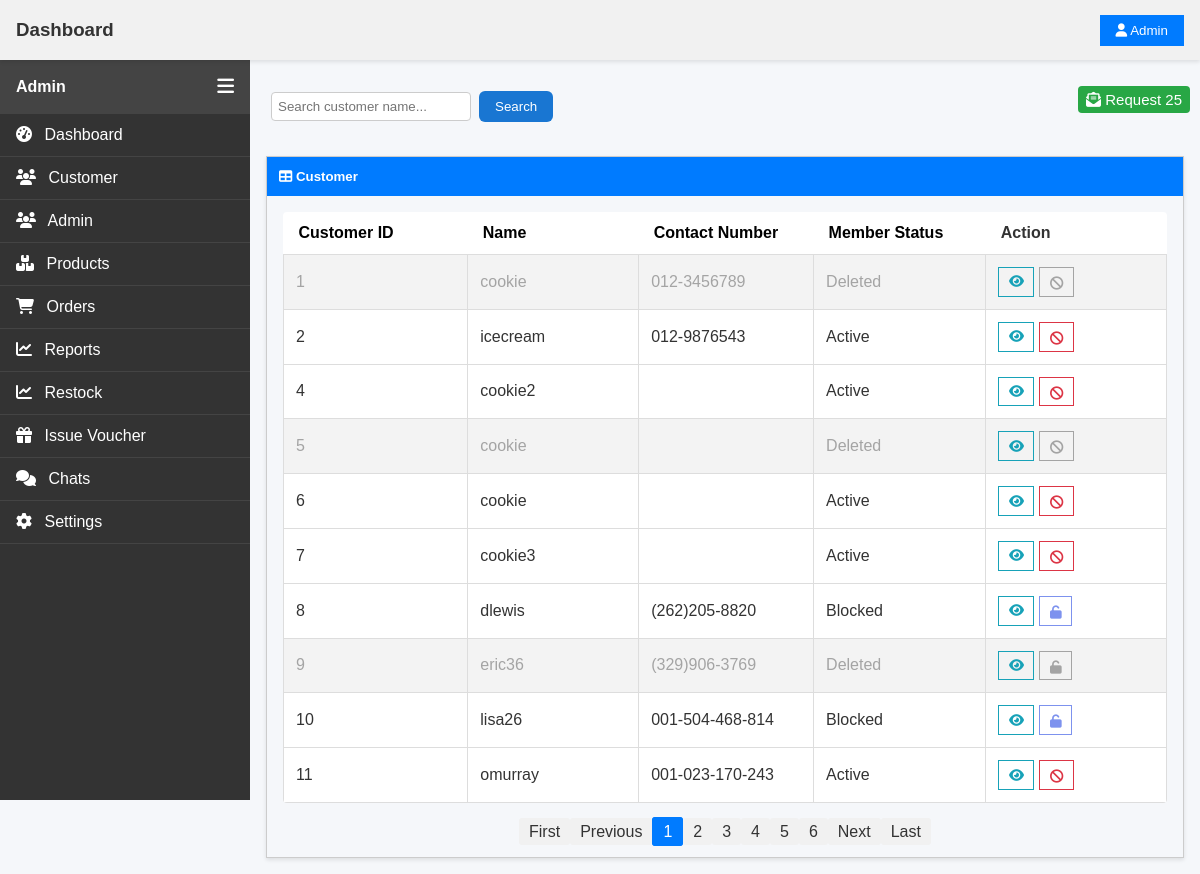
/pages/admin/view_customer.php (signed in), run on the app's committed database.
### tables this page shows
CREATE TABLE `user` (
  `userID` int(11) NOT NULL,
  `username` varchar(255) NOT NULL,
  `passwordHash` varchar(255) NOT NULL,
  `address` text DEFAULT NULL,
  `birthdate` date DEFAULT NULL,
  `email` varchar(255) NOT NULL,
  `emailVerified` tinyint(1) NOT NULL DEFAULT 0 COMMENT 'tinyint(1) is the same as boolean. 0 is false, 1 is true.',
  `phoneNo` varchar(15) DEFAULT NULL,
  `gender` enum('F','M','R') NOT NULL DEFAULT 'R' COMMENT 'F: Female. \r\nM: Male.\r\nR: Rather not say',
  `profilePic` varchar(255) DEFAULT NULL,
  `bio` varchar(1000) DEFAULT NULL,
  `memberStatus` enum('Active','Blocked') NOT NULL DEFAULT 'Active' COMMENT 'Active: regular registered user. Blocked: barred from admin from logging in.',
  `isDeleted` tinyint(1) NOT NULL DEFAULT 0 COMMENT 'tinyint(1) is the same as boolean. 0 is false, 1 is true.'
);

### pages/admin/view_customer.php (the view, shortened to what this page needs)
<?php
require '../../_base.php';
require_once  "../admin/main.php";
?>
<?php
$fields = [
    'userID' => 'Customer ID',
    'username' => 'Name',
    'phoneNo' => 'Contact Number',
    'memberStatus' => 'Member Status'
];
$username = $_GET['username'] ?? '';
$sort = req('sort');
key_exists($sort,$fields)||$sort='userID';
$dir = req('dir');
in_array($dir,['asc','desc'])||$dir='asc';
$page = req('page', 1);
require_once '../../Pager.php';
$p = new Pager("SELECT * FROM user WHERE username like ? ORDER BY $sort $dir", ["%$username%"], 10, $page);
$arr = $p->result;
$stmA = $_db->prepare("SELECT COUNT(*) AS TotalRequest FROM blockeduser WHERE role ='user' AND status='request'");
$stmA->execute();
$resultA = $stmA->fetch();
?>
<div class="main-content" style="  margin-left: var(--sidebar-width);
margin-top: 50px;
padding: 1rem;">
<div class="searchBar" style="display:flex;">
    <div>
<form class="search-box" method="get">
    <?= html_search('username', 'Search customer name...', 'padding: 6px; border-radius: 4px; border: 1px solid #ccc; width: 200px;') ?>
    <button  type="submit">Search</button>
    </form>
    </div>
    <div style="position: absolute; right: 0;">
    <a href="/pages/admin/view_customer_request.php" class="btn-add"><i class="fa-solid fa-envelope-open-text"></i> Request <?= htmlspecialchars($resultA->TotalRequest) ?></a>
    </div>
</div>
    <div class="container-table">
        <div class="tb-title">
            <h5 style="margin: 0;"><i class="fas fa-table"></i> Customer </h5>
        </div>
        <div style="padding: 1rem;">
            <table class="tb">
                <tr>
        <th>Action</th>
                </tr>
                <?php foreach ($arr as $c): ?>
                    <tr class="row <?php if ($c->isDeleted == 1) echo 'deletedAccount' ?>">
                        <td class="content td"><?= $c->userID ?></td>
                        <td class="content td"><?= $c->username ?></td>
                        <td class="content td"><?= $c->phoneNo ?></td>
                        <td class="content td"><?= $c->isDeleted == 1 ? 'Deleted' : $c->memberStatus ?></td>
                        <td class="content td">
                            <div class="action">
                                <button class="action-btn-details" data-get="customer_detail.php?userID=<?= $c->userID ?>"><i class="fas fa-eye"></i></button>
                                <?php if ($c->memberStatus=='Active'): ?>
                                <button <?php if ($c->isDeleted == 1) echo 'disabled' ?>onclick="playSound()" class="action-btn-delete" data-post="/pages/admin/blockCustomer.php?userID=<?= $c->userID ?>" data-confirm="Are you sure you want to block this user?"><i class="fas fa-ban"></i></button>
                                <?php endif ?>
                                <?php if ($c->memberStatus=='Blocked'): ?>
                                <button <?php if ($c->isDeleted == 1) echo 'disabled' ?>onclick="playSound()" class="action-btn-unblocked" data-post="/pages/admin/unblockCustomer.php?userID=<?= $c->userID ?>" data-confirm="Are you sure you want to unblock this user?"><i class="fas fa-unlock"></i></button>
                                <?php endif ?>
                            </div>
                        </td>
                    </tr>
                <?php endforeach ?>
            </table>
            <div class="pagination" style="text-align: center; margin-top: 1rem;">
<?= $p->html("sort=$sort&dir=$dir") ?>
    </div>
        </div>
                                </div>
</div>
<?php
require '../../admin_foot.php';
?>

### css/main.css (style rules this page uses)
body { margin: 0; padding: 0; font-family: Arial, sans-serif; background-color: #f8f9fa; color: #333; }
.main-content { margin-left: var(--sidebar-width); margin-top: 50px; padding: 1rem; }
.container-table { border: 1px solid #ccc; box-shadow: 0 2px 4px rgba(0,0,0,0.1); }
.tb-title { background-color: #007bff; color: #fff; padding: 0.75rem; }
.tb { width: 100%; border-collapse: collapse; }
.td { padding: 0.75rem; border: 1px solid #ddd; }
.action-btn-details { padding: 0.3rem 0.6rem; border: 1px solid #17a2b8; background: none; cursor: pointer; color: #17a2b8; }
.action-btn-delete { padding: 0.3rem 0.6rem; padding-top: 8px ; border: 1px solid #dc3545; background: none; cursor: pointer; color: #dc3545; }
.action-btn-unblocked { padding: 0.3rem 0.6rem; padding-top: 8px ; border: 1px solid #7d92ee; background: none; cursor: pointer; color: #7d92ee; }
.pagination { display: flex; justify-content: center; align-items: center; gap: 5px; }
.search-box { display: flex; align-items: center; gap: 0.5rem; flex: 1; }
.search-box button { padding: 0.5rem 1rem; border: none; background-color: #1976d2; color: white; border-radius: 6px; cursor: pointer; transition: background-color 0.3s; }

### css/topbar.css (style rules this page uses)
:root { --topbar-height: 60px; }

### css/sidebar.css (style rules this page uses)
:root { --sidebar-width: 250px; --topbar-height: 60px; }

### css/admin.css (style rules this page uses)
* { box-sizing: border-box; }
:root { --side-container-width: 150px; }
body { margin: 0; font-family: Arial, sans-serif; }
.main-content { margin-left: var(--sidebar-width); margin-top: 50px; padding: 1rem; }
.container-table { border: 1px solid #ccc; box-shadow: 0 2px 4px rgba(0,0,0,0.1); }
.tb-title { background-color: #007bff; color: #fff; padding: 0.75rem; }
.tb { width: 100%; border-collapse: collapse; }
.td { padding: 0.75rem; border: 1px solid #ddd; }
.action-btn-details { padding: 0.3rem 0.6rem; border: 1px solid #17a2b8; background: none; cursor: pointer; color: #17a2b8; }
.action-btn-delete { padding: 0.3rem 0.6rem; padding-top: 8px ; border: 1px solid #dc3545; background: none; cursor: pointer; color: #dc3545; }
.action-btn-unblocked { padding: 0.3rem 0.6rem; padding-top: 8px ; border: 1px solid #7d92ee; background: none; cursor: pointer; color: #7d92ee; }

### css/admin_product.css (style rules this page uses)
* { margin: 0; padding: 0; box-sizing: border-box; }
body { font-family: Arial, sans-serif; background-color: #f5f7fa; color: #333; }
.btn-add { background-color: #28a745; }
table { width: 100%; border-collapse: collapse; background-color: #fff; margin-bottom: 20px; border-radius: 4px; overflow: hidden; }
table th, table td { padding: 12px 15px; text-align: left; border-bottom: 1px solid #ddd; }
table th { font-weight: 600; }

### css/admin_customer.css (style rules this page uses)
.content { width: 80vw; }
.row.deletedAccount { background-color: #f3f3f3; color: #a4a4a4; }
.row.deletedAccount td button:not(.action-btn-details), .row.deletedAccount td button:not(.action-btn-details):hover { background-color: inherit; border-color: #a4a4a4; color: #a4a4a4; cursor: default; }
.searchBar { height: 40px; margin:25px 5px; text-align: end; }
.action { display: flex; gap: 5px; }
td,th { padding: 10px 10px; }
.btn-add { width: 20%; height:35px; margin: 10px 10px; background-color: #28a745; border: none; text-align: center; text-decoration: none; color:white; font-size: 15px; padding: 5px 8px; border-radius: 4px; }

### data on the page
user: userID "1", username "cookie", phoneNo "012-3456789", isDeleted "Deleted"
user: userID "2", username "icecream", phoneNo "012-9876543", memberStatus "Active"
user: userID "4", username "cookie2", memberStatus "Active"
user: userID "5", username "cookie", isDeleted "Deleted"
user: userID "6", username "cookie", memberStatus "Active"
user: userID "7", username "cookie3", memberStatus "Active"
user: userID "8", username "dlewis", phoneNo "(262)205-8820", memberStatus "Blocked"
user: userID "9", username "eric36", phoneNo "(329)906-3769", isDeleted "Deleted"
user: userID "10", username "lisa26", phoneNo "001-504-468-814", memberStatus "Blocked"
user: userID "11", username "omurray", phoneNo "001-023-170-243", memberStatus "Active"

### other printed values
$resultA->TotalRequest "25"
$v "Customer ID"
$v "Name"
$v "Contact Number"
$v "Member Status"
